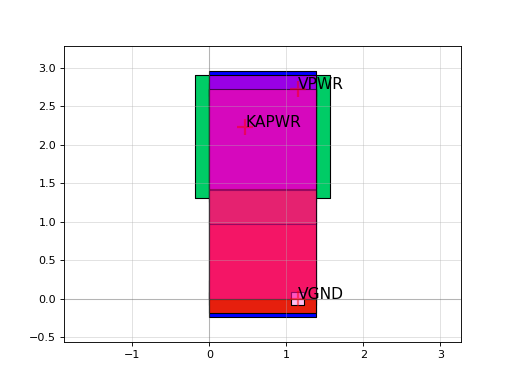

Write Python code to recreate this figure.
import sky130

c = sky130.components.sky130_fd_sc_hd__lpflow_clkbufkapwr_1()
c.plot()
